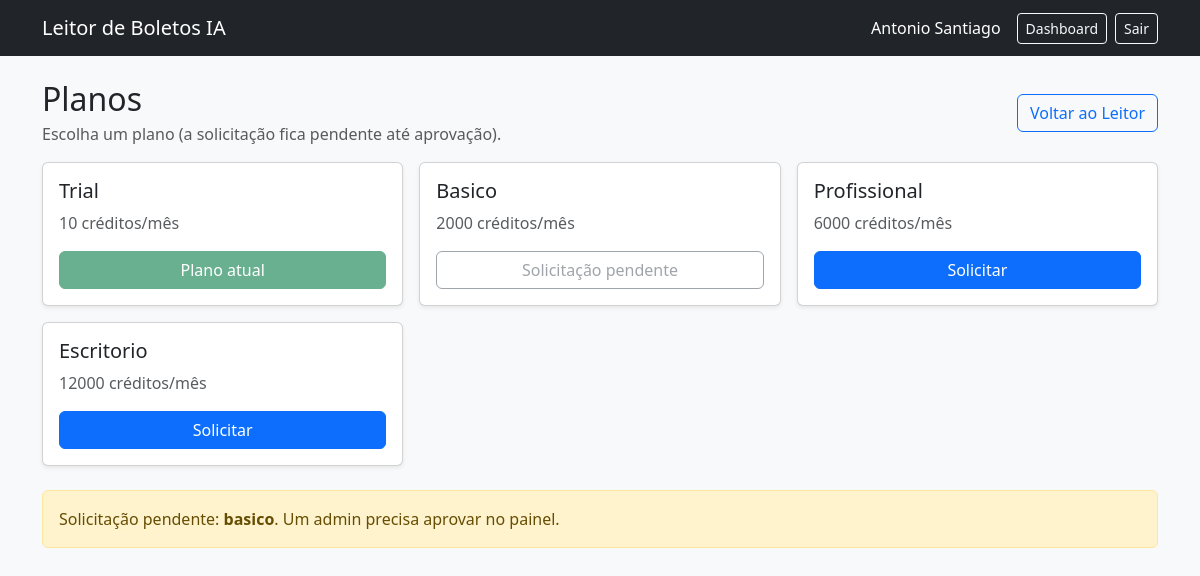
The page /planos (signed in) on the database its author committed.
### app/models/user.py (models this page shows)
class User(Base):
    __tablename__ = "users"
    id = Column(Integer, primary_key=True, index=True)
    nome = Column(String, nullable=True)
    email = Column(String, unique=True, index=True, nullable=False)
    hashed_password = Column(String, nullable=False)
    creditos = Column(Integer, default=10) # Todo novo usuário ganha 10 créditos
    plano = Column(String, default="trial", nullable=False)
    creditos_renovam_em = Column(DateTime, nullable=True)
    plano_pendente = Column(String, nullable=True)
    plano_pendente_em = Column(DateTime, nullable=True)
    is_admin = Column(Boolean, default=False, nullable=False)
    boletos = relationship("BoletoHistory", back_populates="owner")

### app/routes/plans.py (the view)
@router.get("/planos", response_class=HTMLResponse)
async def planos_page(
    request: Request,
    db: Session = Depends(get_db),
    user: User = Depends(get_current_user),
):
    return templates.TemplateResponse(
        "planos.html",
        {
            "request": request,
            "user": user,
            "planos": list(PLANOS.values()),
        },
    )

### app/templates/planos.html (shortened to what this page needs)
<!DOCTYPE html>
<html lang="pt-br">
<head>
    <link href="https://cdn.jsdelivr.net/npm/bootstrap@5.3.0/dist/css/bootstrap.min.css" rel="stylesheet">
</head>
<body class="bg-light">
<nav class="navbar navbar-expand-lg navbar-dark bg-dark mb-4">
    <div class="container">
        <a class="navbar-brand" href="/">Leitor de Boletos IA</a>
        <div class="d-flex align-items-center">
            <span class="navbar-text text-white me-3">
                {{ user.nome or user.email }}
            </span>
            <a href="/dashboard" class="btn btn-sm btn-outline-light me-2">Dashboard</a>
            <a href="/logout" class="btn btn-sm btn-outline-light">Sair</a>
        </div>
    </div>
</nav>
<div class="container">
    <div class="d-flex justify-content-between align-items-center mb-3">
        <div>
            <h2 class="mb-1">Planos</h2>
            <div class="text-muted">Escolha um plano (a solicitação fica pendente até aprovação).</div>
        </div>
        <a class="btn btn-outline-primary" href="/">Voltar ao Leitor</a>
    </div>
    {% if user.is_admin %}
    <div class="alert alert-info">
        Você é admin, não precisa escolher plano.
    </div>
    {% else %}
    <div class="row g-3">
        {% for p in planos %}
        <div class="col-12 col-md-6 col-lg-4">
            <div class="card shadow-sm h-100">
                <div class="card-body d-flex flex-column">
                    <h5 class="card-title text-capitalize">{{ p.codigo }}</h5>
                    <div class="text-muted mb-3">{{ p.creditos_mensais }} créditos/mês</div>
                    <div class="mt-auto">
                        {% if user.plano == p.codigo %}
                        <button class="btn btn-success w-100" disabled>Plano atual</button>
                        {% elif user.plano_pendente == p.codigo %}
                        <button class="btn btn-outline-secondary w-100" disabled>Solicitação pendente</button>
                        {% else %}
                        <form method="post" action="/planos/escolher">
                            <button class="btn btn-primary w-100" type="submit">Solicitar</button>
                        </form>
                        {% endif %}
                    </div>
                </div>
            </div>
        </div>
        {% endfor %}
    </div>
    {% if user.plano_pendente %}
    <div class="alert alert-warning mt-4">
        Solicitação pendente: <strong>{{ user.plano_pendente }}</strong>. Um admin precisa aprovar no painel.
    </div>
    {% endif %}
    {% endif %}
</div>
</body>
</html>

### rows shown on the page
User: nome "Antonio Santiago", codigo "Trial", creditos_mensais "10", shows "Plano atual", plano_pendente "basico"

### other values the page prints
{{ p.codigo }} "Basico" "Profissional" "Escritorio"
{{ p.creditos_mensais }} "2000" "6000" "12000"
